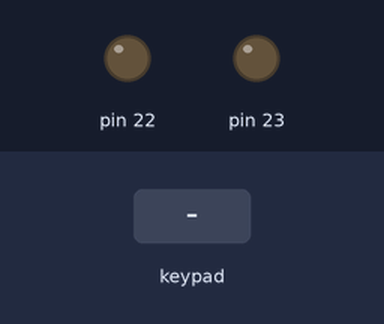
This sketch was run on a simulated Arduino Mega 2560, built with avr-gcc and run on an emulated ATmega2560. On the bench: output pins drawn as LEDs (lit = HIGH). The test bench sets the inputs (shaded band). What the sketch prints to the serial monitor is not drawn.

Above: at 1.4 s.
1.5 s: key '*' pressed
At 2.0 s:
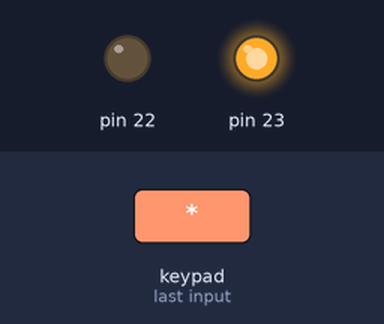
3.7 s: keypad keys A B C D * pressed 0.4 s apart
At 5.6 s:
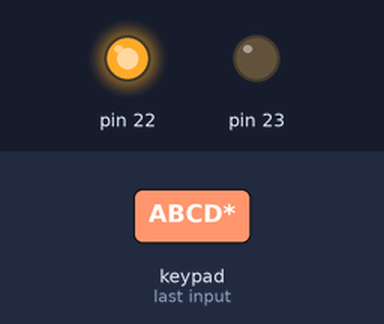
Timing chart, 0 to 7.5 s (numbered marks = the images above; inputs shaded):
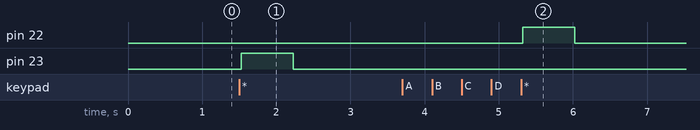

Measured:
- after the input at 1.5 s, pin 23: LOW → HIGH at once, → LOW 0.70 s later
- after the input at 3.7 s, pin 22: LOW → HIGH after 1.6 s, → LOW 0.70 s later

The sketch:

keypad_mega_password.ino
```cpp
#include <Password.h>
#include <Keypad.h>


Password password = Password("ABCD");

const byte numRows = 4;
const byte numCols = 4;

char keys[numRows][numCols] =
{
  {'1', '2', '3', 'A'},
  {'4', '5', '6', 'B'},
  {'7', '8', '9', 'C'},
  {'*', '0', '#', 'D'}
};

byte rowPins[numRows] = {30, 31, 32, 33};
byte colPins[numCols] = {50, 51, 52, 53};

Keypad keypad = Keypad( makeKeymap(keys), rowPins, colPins, numRows, numCols );

void setup() {
  Serial.begin(9600);
  Serial.write(254);
  Serial.write(0x01);
  delay(200);
  pinMode(22, OUTPUT);
  pinMode(23, OUTPUT);
  keypad.addEventListener(keypadEvent); //add an event listener for this keypad
}

void loop() {
  keypad.getKey();
}

void keypadEvent(KeypadEvent eKey) {
  switch (keypad.getState()) {
    case PRESSED:

      Serial.print("Enter: ");
      Serial.println(eKey);
      delay(10);

      Serial.write(254);

      switch (eKey) {
        case '*': checkPassword(); delay(1); break;

        case '#': password.reset(); delay(1); break;

        default: password.append(eKey); delay(1);
      }
  }
}
void checkPassword() {

  if (password.evaluate()) { //if password is right open box

    Serial.println("Accepted");
    Serial.write(254);delay(10);

    digitalWrite(22, HIGH);//turn on
    delay(700); //wait 5 seconds
    digitalWrite(22, LOW);// turn off


  }

  else {
    Serial.println("Denied"); //if passwords wrong keep box locked
    Serial.write(254);delay(10);

    digitalWrite(23, HIGH); //turn on
    delay(700); //wait 5 seconds
    digitalWrite(23, LOW);//turn off

  }
}
```
